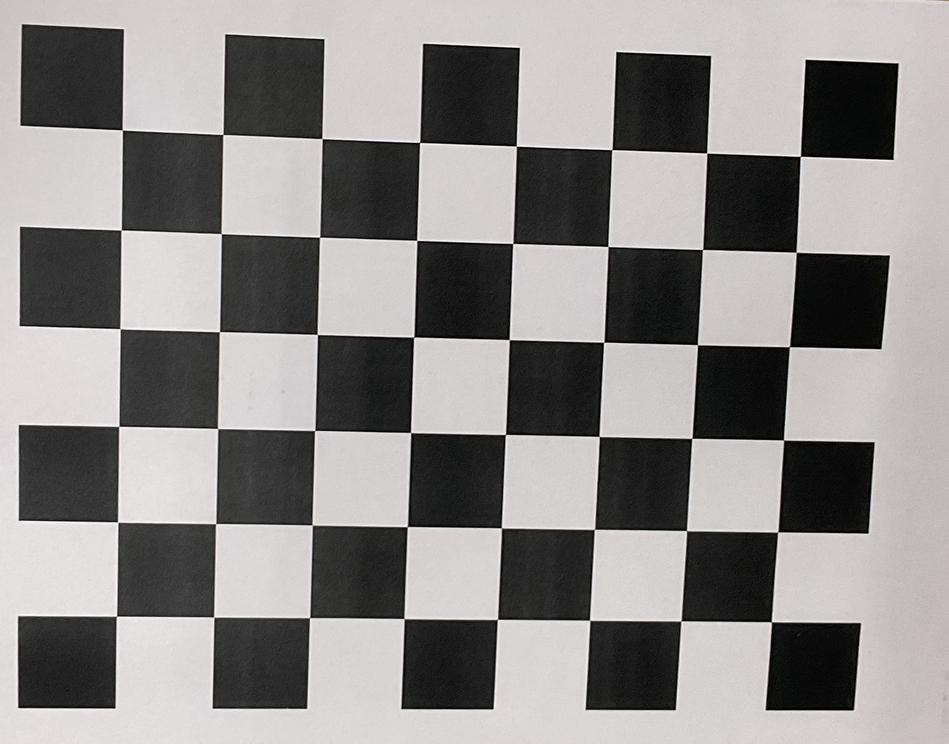
#> input picture Spring2025_Assignment 1/ipad-cam/image.png, 949 x 744 px, shrunk from 1894 x 1484 before the run, found by its file name
$ jupyter execute 'draft2 task2.ipynb'
#> lines starting #> are read from the running program, lines starting #| are printed output that depends on the picture; after the words box and inside, x2 and y2 are one past the last pixel; in counts of white or black regions, pixels touching at a corner belong together
[cell 1]
import cv2
import numpy as np
import matplotlib.pyplot as plt

# Load the eye image
eye_img = cv2.imread("image.png", cv2.IMREAD_GRAYSCALE)
#> eye_img: shape (744, 949); min 0, max 255, mean 137.8

# Apply GaussianBlur to remove noise
blurred_eye = cv2.GaussianBlur(eye_img, (9, 9), 2)
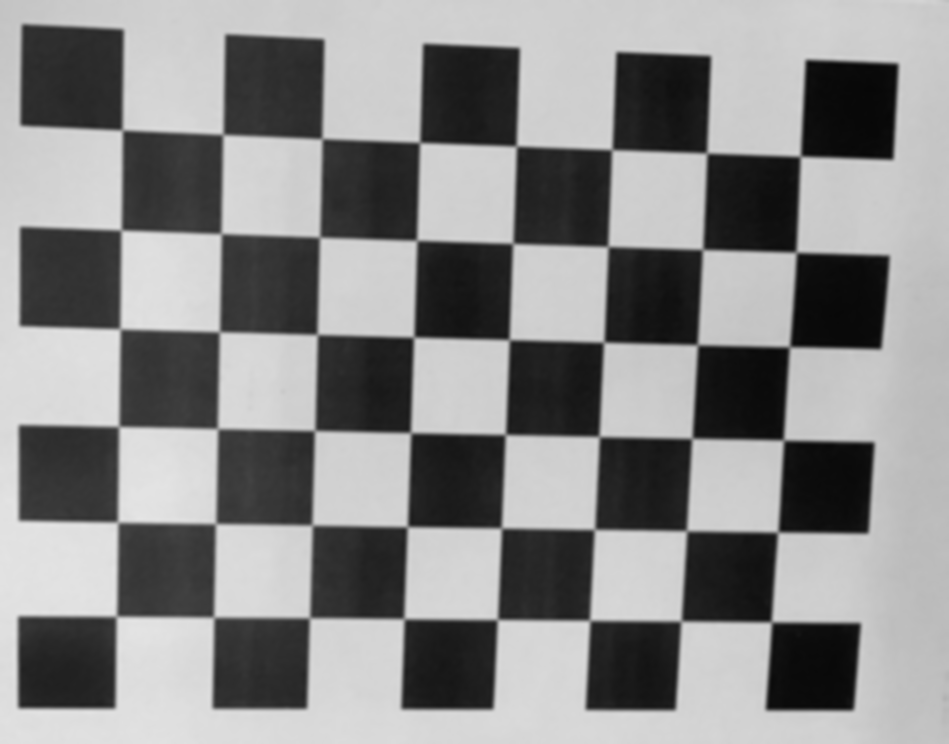
#> blurred_eye: shape (744, 949); min 7, max 230, mean 137.8

# Use adaptive thresholding to enhance contrast
_, thresh_eye = cv2.threshold(blurred_eye, 50, 255, cv2.THRESH_BINARY_INV)
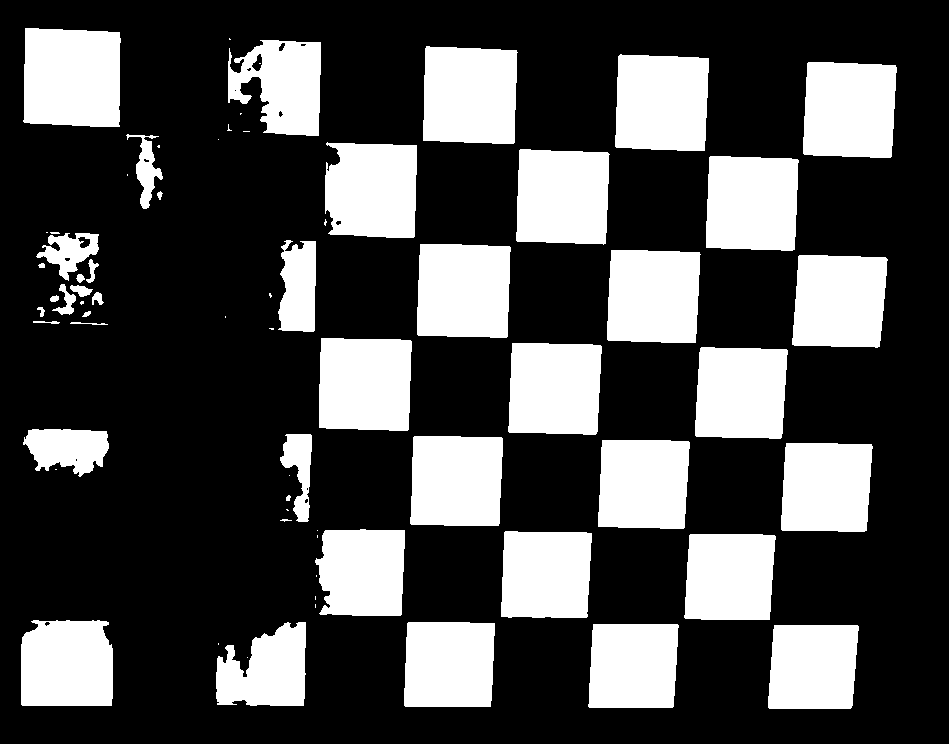
#> thresh_eye: shape (744, 949); 29.1% white; 69 white regions (26 under 20 px), largest, box (x1, y1, x2, y2) and area: (23, 28, 121, 127) 9137, (423, 46, 518, 144) 8686, (615, 54, 709, 151) 8480

# Apply morphological operations to clean small noise
kernel = np.ones((3,3), np.uint8)
thresh_eye = cv2.morphologyEx(thresh_eye, cv2.MORPH_CLOSE, kernel)

# Detect pupils using Hough Circle Transform
circles = cv2.HoughCircles(
    thresh_eye,
    cv2.HOUGH_GRADIENT,
    dp=1.5, minDist=30,
    param1=100, param2=30,  # Lower param2 for better small-circle detection
    minRadius=5, maxRadius=50
)
#> circles = [[273.8, 84.75, 47.45], [54.75, 270.8, 39.2], [81.75, 249.8, 18.35]]

# Convert image to color for visualization
eye_with_circles = cv2.cvtColor(eye_img, cv2.COLOR_GRAY2BGR)

# Draw detected pupil(s)
if circles is not None:
    circles = np.uint16(np.around(circles))
#> circles = [[274, 85, 47], [55, 271, 39], [82, 250, 18]]
    for i in circles[0, :]:
        cv2.circle(eye_with_circles, (i[0], i[1]), i[2], (0, 255, 0), 2)  # Circle around pupil
        cv2.circle(eye_with_circles, (i[0], i[1]), 2, (0, 0, 255), 3)    # Center point
#> this loop made 3 passes
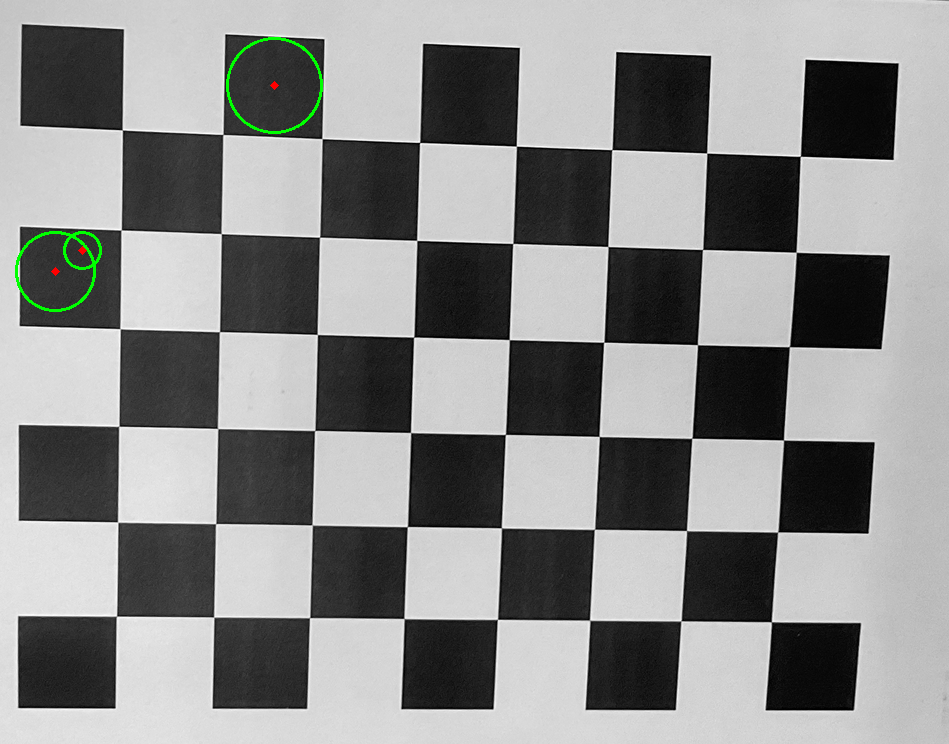
#> eye_with_circles: shape (744, 949, 3); mean B, G, R 137.7, 138.4, 137.7

# Display result
plt.figure(figsize=(6,6))
plt.imshow(cv2.cvtColor(eye_with_circles, cv2.COLOR_BGR2RGB))
plt.title("Pupil Detection")
plt.axis("off")
plt.show()
